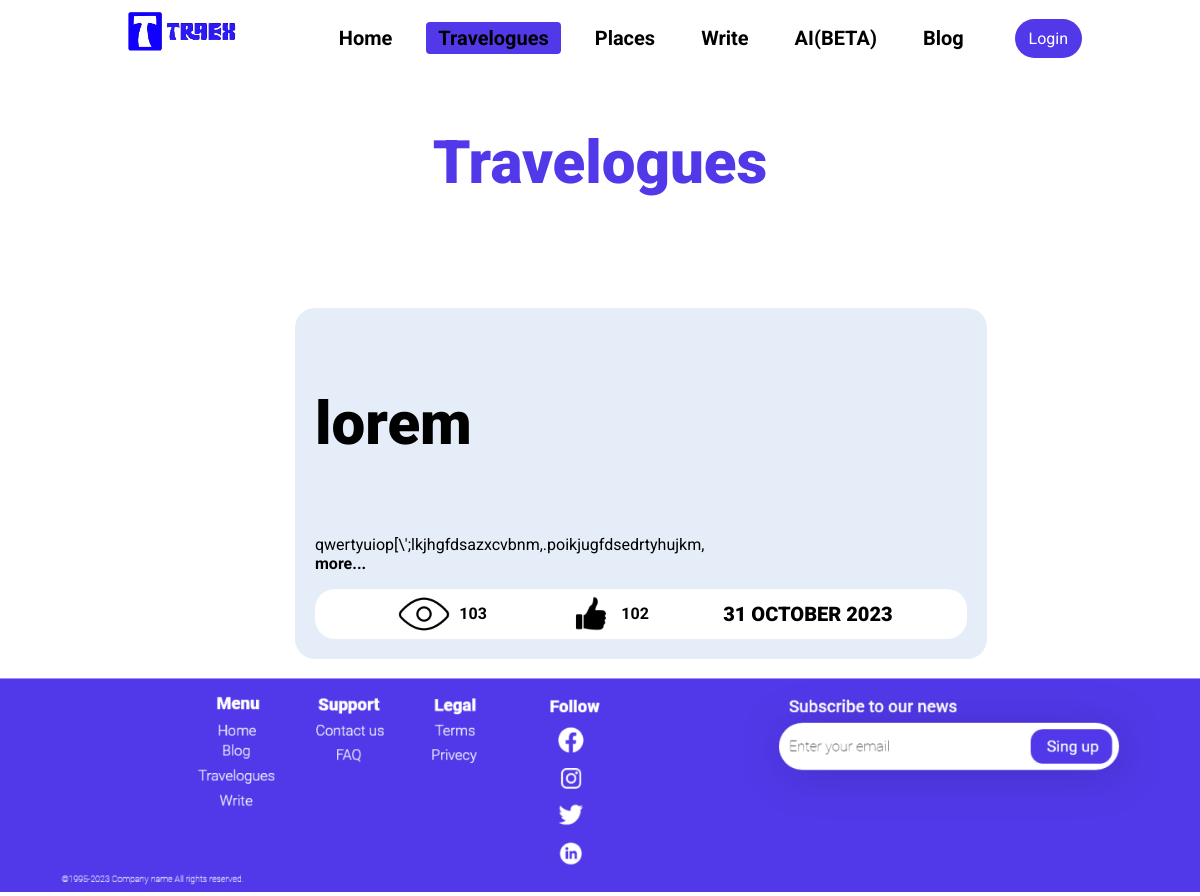
/travelogues/, run on an earlier commit of the app's database.
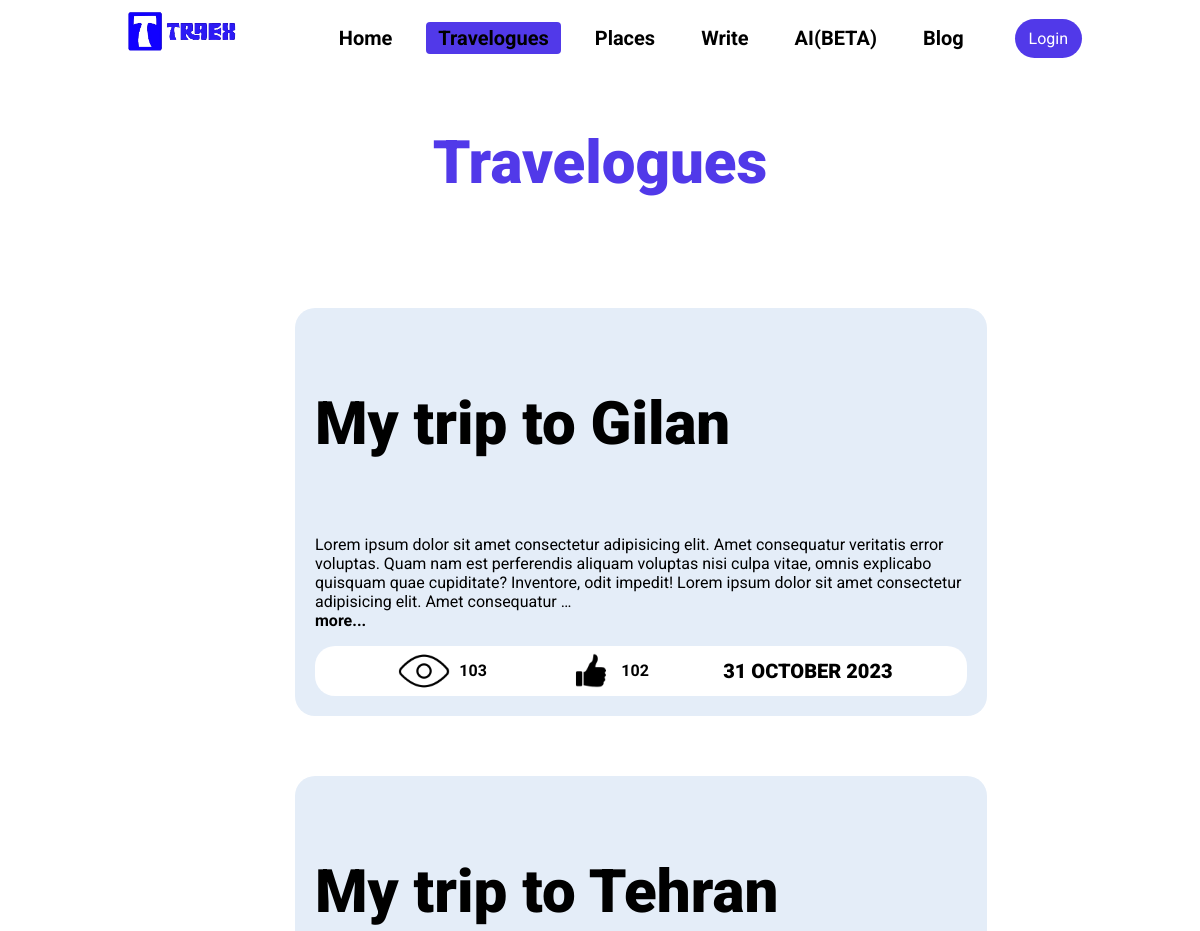
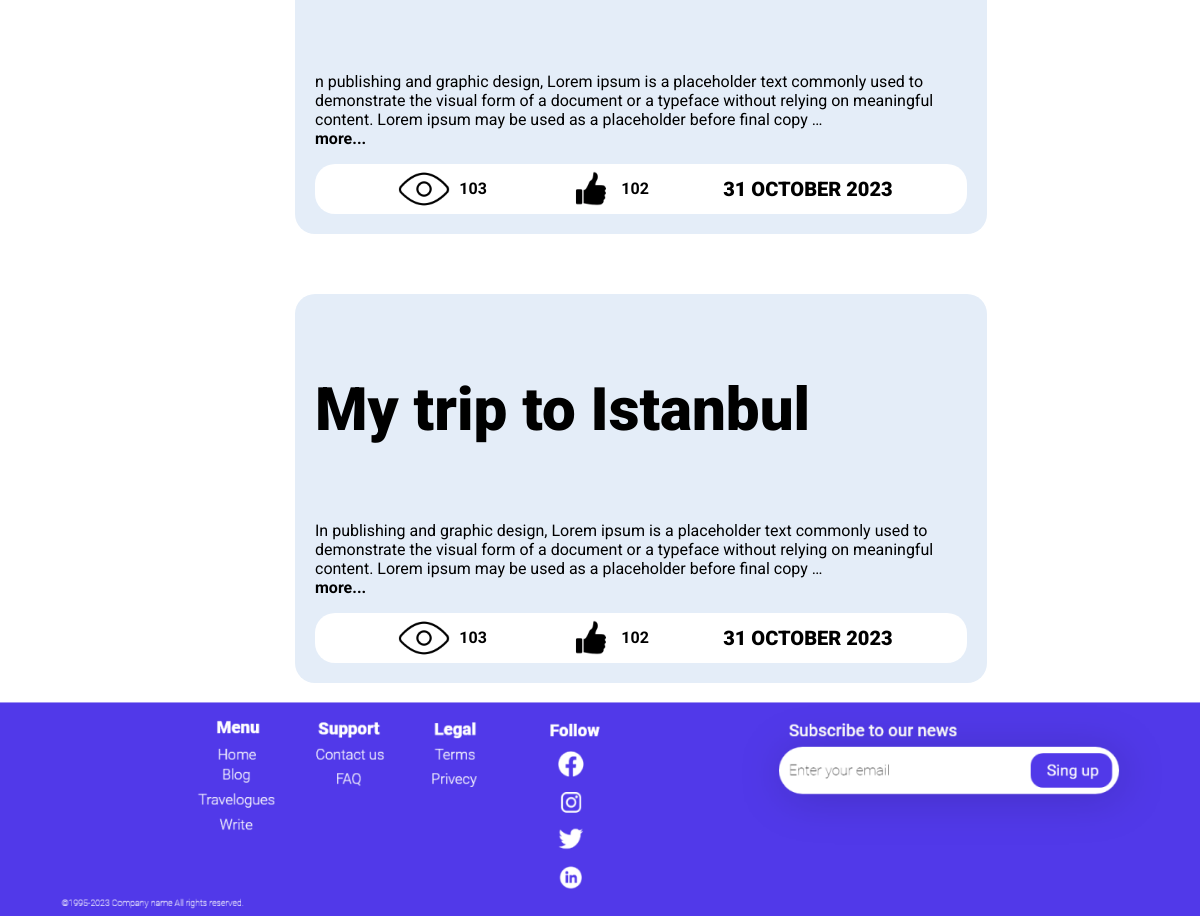
And on a later commit of the database (2 pictures, top to bottom).
### main/models.py (models this page shows, shortened)
class Travelogue(models.Model):
    title = models.CharField(max_length=300)
    latin = models.CharField(max_length=300)
    content = models.TextField()
    uploader = models.ForeignKey(CustomUser, on_delete=models.CASCADE)
    upload_date = models.DateTimeField(auto_now=False, auto_now_add=True)
    edit_date = models.DateTimeField(auto_now=True, auto_now_add=False)
    city = models.ForeignKey(City, on_delete=models.CASCADE)
    slug = models.SlugField(unique=True)

### main/views.py (the view)
# urls.py: path('travelogues/', travelogues, name='travelogues'),
def travelogues(request):
    travelogues = Travelogue.objects.all()
    return render(request, "main/travelogues.html", {
        "travelogues": travelogues,
        "page": "travelogues"
    })

### templates/main/travelogues.html (shortened to what this page needs)
{% extends "main/layout.html" %}
{% load static %}
{% block body %}
<main>
    <div class="aftter-header">
        <h2 class="text-2">Travelogues</h2>
    </div>
    <div class="wrapper-card">
        <div class="cantainer">
            <div class="all-card">
                {% for t in travelogues %}
                <div class="card">
                    <h3 class="text-card">
                        {{t.title}}
                    </h3>
                    <p style="text-align: left;">{{t.content|truncatewords:40}} <br> <a href="{% url 'main:travelogue' t.slug %}"><b>more...</b></a></p>
                    <div class="comment">
                        <div class="text-like">
                            <img class="viwe" src="{% static 'main/assesst/image/travel/viwe.png' %}" alt="viwe" />
                            <P>103</P>
                        </div>
                        <div class="text-like" >
                            <img class="like" src="{% static 'main/assesst/image/travel/like.png' %}"  alt="like"/>
                            <p>102</p>
                        </div>
                        <p class="diat"> 31 OCTOBER 2023</p>
                    </div>
                </div>
                {% endfor %}
                </div>
            </div>
        </div>
</main>
{% endblock body %}

### templates/main/layout.html (shortened to what this page needs)
<!DOCTYPE html>
{% load static %}
<html lang="en">
<head>
    <link rel="stylesheet" href="{% static 'main/css/style.css' %}">
</head>
<body>
    <header>
        <div class="header-wrapper">
            <div class="header">
              <div class="cantainer">
                <div class="logo">
                  <img id="logo" src="{% static 'main/assesst/image/logo/logo.png' %}" alt="logo"/>
                </div>
                <div class="menu">
                  <ul>
                    <li {% if page == "home" %}class="selected"{% endif %}>
                      <a href="{% url 'main:index' %}">Home</a>
                    </li>
                    <li {% if page == "travelogues" %}class="selected"{% endif %}>
                      <a href="{% url 'main:travelogues' %}">Travelogues</a>
                    </li>
                    <li {% if page == "places" %}class="selected"{% endif %}>
                      <a href="{% url 'main:places' %}">Places</a>
                    </li>
                    <li {% if page == "write" %}class="selected"{% endif %}>
                      <a href="{% url 'main:write' %}">Write</a>
                    </li>
                    <li {% if page == "ai" %}class="selected"{% endif %}>
                      <a href="#">AI(BETA)</a>
                    </li>
                    <li {% if page == "blog" %}class="selected"{% endif %}>
                      <a href="#">Blog</a>
                    </li>
                  </ul>
                </div>
                <a href="#" class="selected">
                  Login
                </a>
              </div>
            </div>
        </div>
    </header>
    {% block body %}
    {% endblock body %}
    <footer>
        <img src="{% static 'main/assesst/image/footer/footer.png' %}" alt="">
    </footer>
</body>
</html>

### static/main/css/style.css (style rules this page uses)
* { font-family: Roboto; }
body { padding: 0px; margin: 0px; font-family: Roboto !important; }
#logo { width: 150px; height: auto; }
.header-wrapper { width: 100%; display: flex; justify-content: center; }
.header,.wrapper-card { display: flex; justify-content: space-around; width: 100%; }
.cantainer { width: 85%; }
.aftter-header { width: 100%; text-align:center ; }
.header .cantainer { height: 100%; display: flex; align-items: center; justify-content: space-evenly; }
.menu { display: flex; align-items: center; }
.menu ul { display: flex; list-style: none; }
.menu li { padding: 4px 12px; margin: 0 11px; transition: all 1s; border-radius: 4px; font-size: 20px; }
.menu a { font-weight: bold; }
.selected { background-color: #5139E9; color: #ffffff !important; padding: 10px 14px; border-radius: 20px; text-align: center; margin:7px 10px; }
.text-2 { color: #5139E9; text-align: center; font-size: 60px; font-style: normal; font-weight: 900; line-height: normal; }
.wrapper-card { display: flex; justify-content: center; margin-top:20px; }
.all-card { margin-left: 205px; }
.card { display: flex; justify-content: center; flex-direction: column; background-color:#E4EDF8; width:80%; border-radius:20px; margin-top:60px; padding:20px; }
.text-card { color: #000000; font-size: 60px; font-style: normal; font-weight: 900; line-height: normal; }
.comment { display:flex; flex-direction:row; justify-content:space-evenly; align-items: center; width:100%; height:50px; background-color:#ffffff; border-radius:20px; }
.text-like { display:flex; flex-direction:row; justify-content:space-evenly; align-items: center; font-weight: bold; }
.like { width:60px; height:35px; }
.diat { font-size: 20px; font-style: normal; font-weight: 900; line-height: normal; }
.viwe { width: 70px; }
footer { width: 100%; }
footer img { width: 100%; }
a { color: black; text-decoration: none; }
.form h1, p { text-align: center; }

What changed in the data, as far as the page shows it:
changed Travelogue: title "lorem" → "My trip to Gilan"; content "qwertyuiop[\\';lkjhgfdsazxcvbnm,.poikjugfdsedrtyhujkm," → "Lorem ipsum dolor sit amet consectetur adipisicing elit. Amet consequatur veritatis error voluptas. Quam nam est perferendis aliquam voluptas nisi culpa vitae, omnis explicabo quisquam quae cupiditate? Inventore, odit impedit! Lorem ipsum dolor sit amet consectetur adipisicing elit. Amet consequatur …"
added Travelogue: title "My trip to Tehran", content "n publishing and graphic design, Lorem ipsum is a placeholder text commonly used to demonstrate the visual form of a document or a typeface without relying on meaningful content. Lorem ipsum may be used as a placeholder before final copy …"
added Travelogue: title "My trip to Istanbul", content "In publishing and graphic design, Lorem ipsum is a placeholder text commonly used to demonstrate the visual form of a document or a typeface without relying on meaningful content. Lorem ipsum may be used as a placeholder before final copy …"
